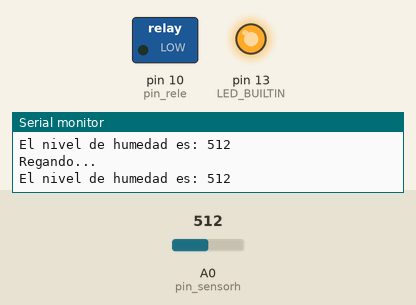
Simulated run of this sketch. Board: Arduino Uno, built with avr-gcc and run on an emulated ATmega328P. Shown: switched loads named in the sketch (green lamp = pin HIGH), output pins drawn as LEDs (lit = HIGH), the last lines printed to the serial monitor. The inputs (shaded band) are chosen by the test bench; at power-on: A0 (pin_sensorh) = 512.

Above: at 1.2 s.
1.3 s: A0 (pin_sensorh) set to 423
4.3 s: A0 (pin_sensorh) set to 400
At 4.7 s:
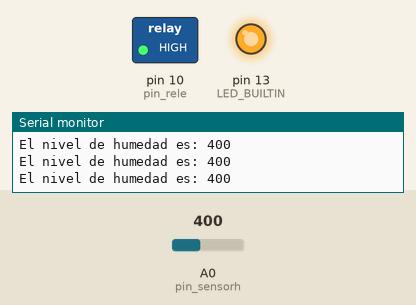
Timing chart, 0 to 7.3 s (numbered marks = the images above; inputs shaded):
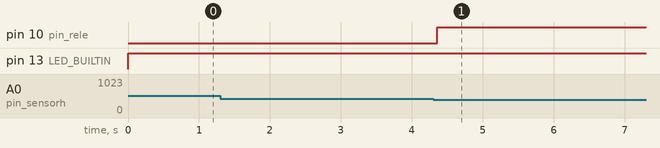

Measured:
- the behaviour switches between 411 and 410 on A0 (pin_sensorh) (found by bisection; images 0 and 1)
- after the input at 4.3 s, pin 10 (pin_rele): LOW → HIGH after 0.05 s

The sketch:

MacetaInteligente.ino
```cpp
/*
*
* FABLAB MÉRIDA - Sistema de riego automatizado
* VER: 0.9 by CyX
*
*/

// ########### CONFIGURACION ###########
int pin_sensorh = A0;   //Pin sensor
int pin_rele = 10;      //Pin relé / bomba de agua
int lvl_humedad = 410;  //Sera el valor por el cual funcionará la bomba si este esta por debajo.


void setup() {
  pinMode(LED_BUILTIN, OUTPUT);
  pinMode(pin_rele, OUTPUT);
  pinMode(pin_sensorh, INPUT);
  Serial.begin(9600);
}

int medicion();

/*
    ADVERTENCIA LOS RELÉS QUE USA ESTE PROGRAMA SON DE LÓGICA INVERSA, POR LO QUE HIGH = LOW Y LOW = HIGH
*/
void loop() {
  digitalWrite(LED_BUILTIN, HIGH);  // Esta linea indicara si la pico ó placa sin luces rx tx esta funcionando
  while (medicion() > lvl_humedad) {
    Serial.println("Regando...");
    digitalWrite(pin_rele, LOW);
  }
  digitalWrite(pin_rele, HIGH);
}

int medicion() {
  int humedad = analogRead(pin_sensorh);
  Serial.print("El nivel de humedad es: ");
  Serial.println(humedad);
  return humedad;
  delay(500);
}
```
